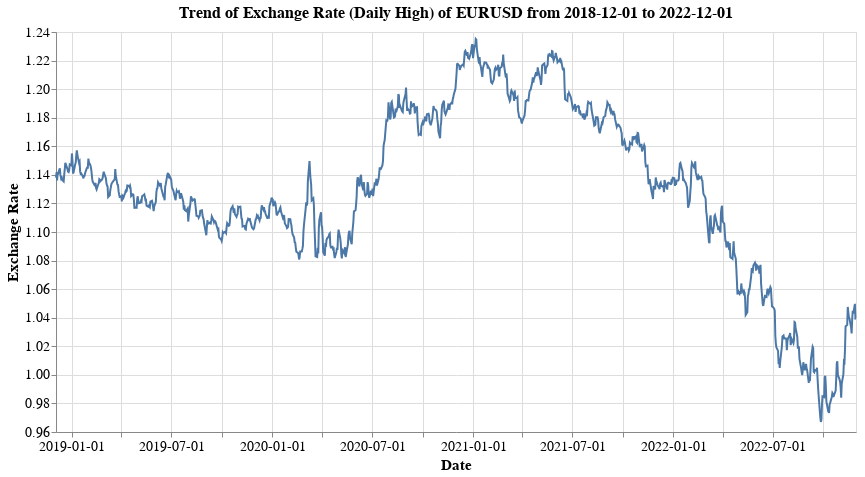

Notebook source saved alongside this figure:
### Markdown cell above
## To visualize the trend of the exchange rate of a currency pair between the selected start date and end date:

### Code cell
price_trend_viz('EURUSD', '2018-12-01', '2022-12-01', 'High')

### Figure 1 — Vega-Lite specification as saved in the notebook (floating-point values rounded to 4 significant figures; data arrays with more than 128 entries replaced by an {"elided": "..."} marker saying what was removed)
{"config": {"view": {"continuousWidth": 400, "continuousHeight": 300}, "axis": {"labelFontSize": 14, "titleFontSize": 15}, "title": {"fontSize": 16}}, "data": {"name": "data-49c59ada9cd19c9b6ed8394addea096e"}, "mark": "line", "encoding": {"tooltip": {"field": "High", "format": ".2%", "type": "quantitative"}, "x": {"axis": {"format": "%Y-%m-%d"}, "field": "Date", "type": "temporal"}, "y": {"field": "High", "scale": {"zero": false}, "title": "Exchange Rate", "type": "quantitative"}}, "height": 400, "title": "Trend of Exchange Rate (Daily High) of EURUSD from 2018-12-01 to 2022-12-01", "width": 800, "$schema": "https://vega.github.io/schema/vega-lite/v4.17.0.json", "datasets": {"data-49c59ada9cd19c9b6ed8394addea096e": {"elided": "1042 records"}}}
